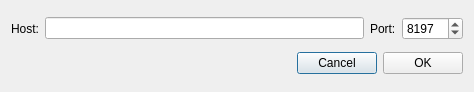
<?xml version="1.0" encoding="UTF-8"?>
<ui version="4.0">
 <class>NewNodeDialog</class>
 <widget class="QDialog" name="NewNodeDialog">
  <property name="windowModality">
   <enum>Qt::ApplicationModal</enum>
  </property>
  <property name="geometry">
   <rect>
    <x>0</x>
    <y>0</y>
    <width>474</width>
    <height>92</height>
   </rect>
  </property>
  <property name="windowTitle">
   <string>New remote node</string>
  </property>
  <layout class="QVBoxLayout" name="verticalLayout">
   <item>
    <layout class="QHBoxLayout" name="horizontalLayout">
     <item>
      <widget class="QLabel" name="label">
       <property name="text">
        <string>Host:</string>
       </property>
      </widget>
     </item>
     <item>
      <widget class="QLineEdit" name="m_hostEdit"/>
     </item>
     <item>
      <widget class="QLabel" name="label_2">
       <property name="text">
        <string>Port:</string>
       </property>
      </widget>
     </item>
     <item>
      <widget class="QSpinBox" name="m_portSpin">
       <property name="minimum">
        <number>1</number>
       </property>
       <property name="maximum">
        <number>65535</number>
       </property>
       <property name="value">
        <number>8197</number>
       </property>
      </widget>
     </item>
    </layout>
   </item>
   <item>
    <layout class="QHBoxLayout" name="horizontalLayout_2">
     <item>
      <spacer name="horizontalSpacer">
       <property name="orientation">
        <enum>Qt::Horizontal</enum>
       </property>
       <property name="sizeHint" stdset="0">
        <size>
         <width>40</width>
         <height>20</height>
        </size>
       </property>
      </spacer>
     </item>
     <item>
      <widget class="QPushButton" name="m_cancelButton">
       <property name="text">
        <string>Cancel</string>
       </property>
      </widget>
     </item>
     <item>
      <widget class="QPushButton" name="m_okButton">
       <property name="text">
        <string>OK</string>
       </property>
      </widget>
     </item>
    </layout>
   </item>
  </layout>
 </widget>
 <resources/>
 <connections>
  <connection>
   <sender>m_okButton</sender>
   <signal>clicked()</signal>
   <receiver>NewNodeDialog</receiver>
   <slot>accept()</slot>
   <hints>
    <hint type="sourcelabel">
     <x>500</x>
     <y>62</y>
    </hint>
    <hint type="destinationlabel">
     <x>276</x>
     <y>44</y>
    </hint>
   </hints>
  </connection>
  <connection>
   <sender>m_cancelButton</sender>
   <signal>clicked()</signal>
   <receiver>NewNodeDialog</receiver>
   <slot>reject()</slot>
   <hints>
    <hint type="sourcelabel">
     <x>417</x>
     <y>62</y>
    </hint>
    <hint type="destinationlabel">
     <x>276</x>
     <y>44</y>
    </hint>
   </hints>
  </connection>
 </connections>
</ui>
